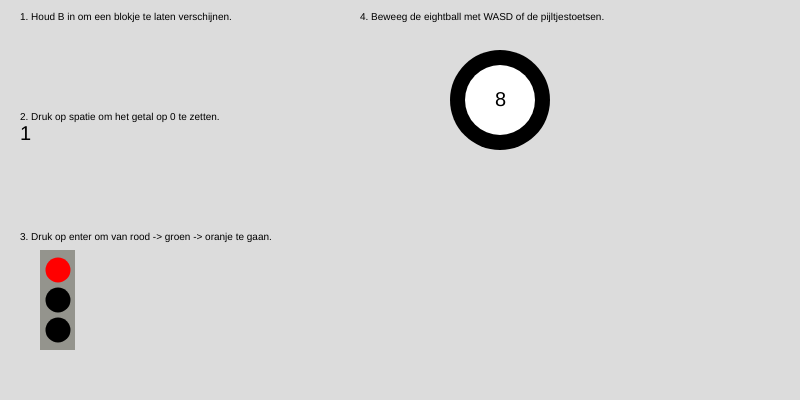
Frame 1 (no input)
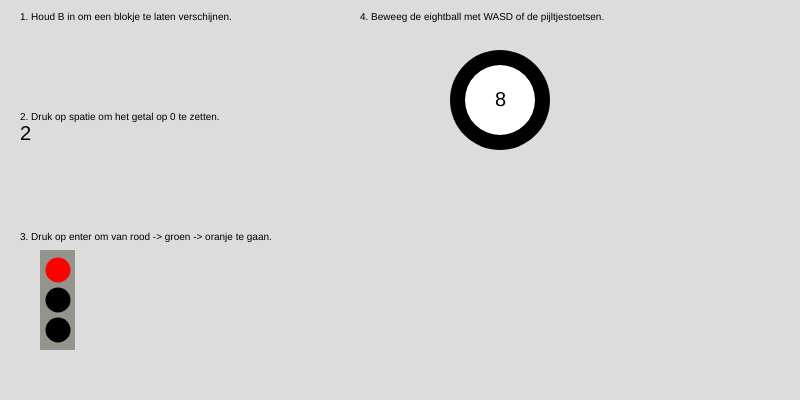
Frame 60 (no input)
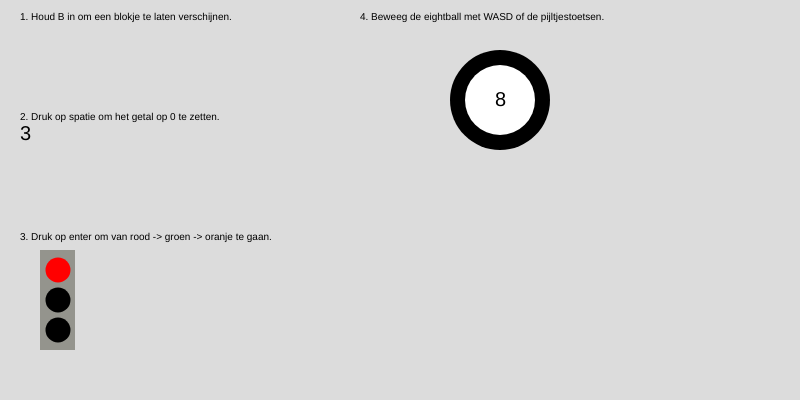
Frame 120 (the mouse pressed at the canvas centre since frame 60)

The p5.js sketch that drew these frames (run headless with seeded random() and noise() and a simulated clock; from frame 60 on, the mouse is pressed at the canvas centre):

// p5.js sketch
// ── sketch.js
// Variable Teller
let TellerCount = 1;

// Variablen Stoplicht
let TrafficLight = false;

let TrafficLightRed = 'red';
let TrafficLightOrange = 'black';
let TrafficLightGreen = 'black';

let TrafficLightTimer = 0;

// Variablen Eightball
let EightballX = 500; // Links rechts
let EightballY = 100; // Op en neer

function setup() {
  createCanvas(800, 400);
}

function draw() {
  background(220);
  strokeWeight(1);
  textSize(10);
  fill('black');
  text('1. Houd B in om een blokje te laten verschijnen.', 20, 20);
  text('2. Druk op spatie om het getal op 0 te zetten.', 20, 120);
  text('3. Druk op enter om van rood -> groen -> oranje te gaan.', 20, 240);
  text('4. Beweeg de eightball met WASD of de pijltjestoetsen.', 360, 20);

  // Zorgen dat als je B klikt er een vierkant komt
  if (keyIsPressed === true) {
    if (keyCode === 66) {
      fill('white');
      rect(30, 30, 60, 60);
    }
  }

  // Getal optellen en zorgen dat het naar 0 gaat.
  fill('black');
  textSize(20);
  text(round(TellerCount), 20, 140);

  TellerCount += deltaTime * 0.001;
  if (TellerCount > 500) {
    TellerCount = 0;
  }

  // Stoplicht als je op enter klikt veranderen kleur.
  strokeWeight(0);
  fill('#94948d');
  rect(40, 250, 35, 100);
  fill(TrafficLightRed);
  circle(58, 270, 25);
  fill(TrafficLightOrange);
  circle(58, 300, 25);
  fill(TrafficLightGreen);
  circle(58, 330, 25);

  // Kleuren laten veranderen na verloop van tijd. 
  if (TrafficLight == true) {
    TrafficLightTimer += deltaTime * 0.001;

    if (TrafficLightTimer >= 1) {
      TrafficLightRed = 'black';
      TrafficLightGreen = 'green';
    }

    if (TrafficLightTimer >= 4) {
      TrafficLightGreen = 'black';
      TrafficLightOrange = 'orange';
    }

    if (TrafficLightTimer >= 7) {
      TrafficLightOrange = 'black';
      TrafficLightRed = 'red';
      TrafficLight = false;
      TrafficLightTimer = 0;
    }
  }

  // Eightball WASD
  fill('black');
  circle(EightballX, EightballY, 100);
  fill('White');
  circle(EightballX, EightballY, 70);

  // De keys dat de ball kan bewegen
  if (keyIsDown(87) || keyIsDown(38)) { // W
    EightballY = EightballY - 1;
  }
  
  if (keyIsDown(65) || keyIsDown(37)) { // A
    EightballX = EightballX - 1;
  }

  if (keyIsDown(83) || keyIsDown(40)) { // S
    EightballY = EightballY + 1;
  }

  if (keyIsDown(68) || keyIsDown(39)) { // D
    EightballX = EightballX + 1;
  }


  // Invisible wall voor de eightball
  if (EightballX < 325) {
    EightballX = 325;
  }

  if (EightballY > 350) {
    EightballY = 350;
  }

  if (EightballX > 750) {
    EightballX = 750;
  }

  if (EightballY < 75) {
    EightballY = 75
  }
  console.log('X: ' + EightballX)

  // Getal op de eightball
  fill('black')
  text('8', EightballX - 5, EightballY + 6);
}

function keyPressed() {
  if (keyCode === 32) {
    TellerCount = 0;
  }

  if (keyCode === ENTER) {
    TrafficLight = true;
  }
}
